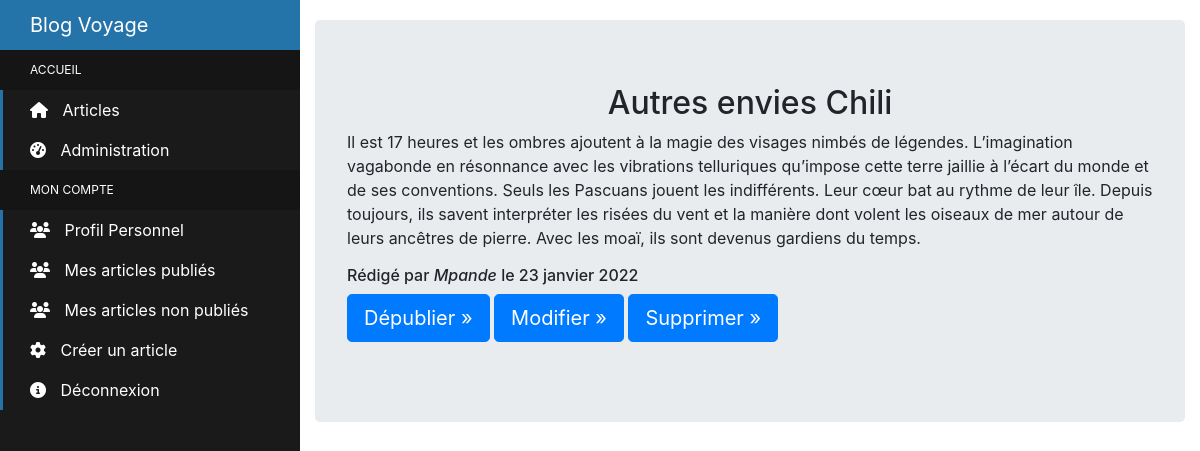
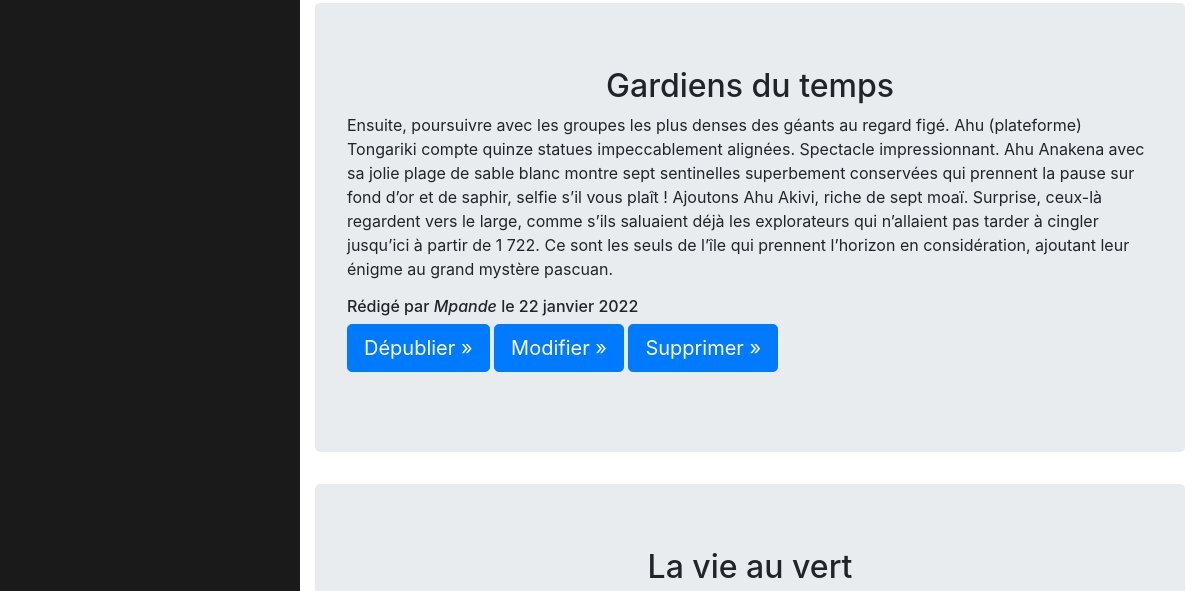
/blog/published/ (signed in, upper part), run on an earlier commit of the app's database (2 pictures, top to bottom).
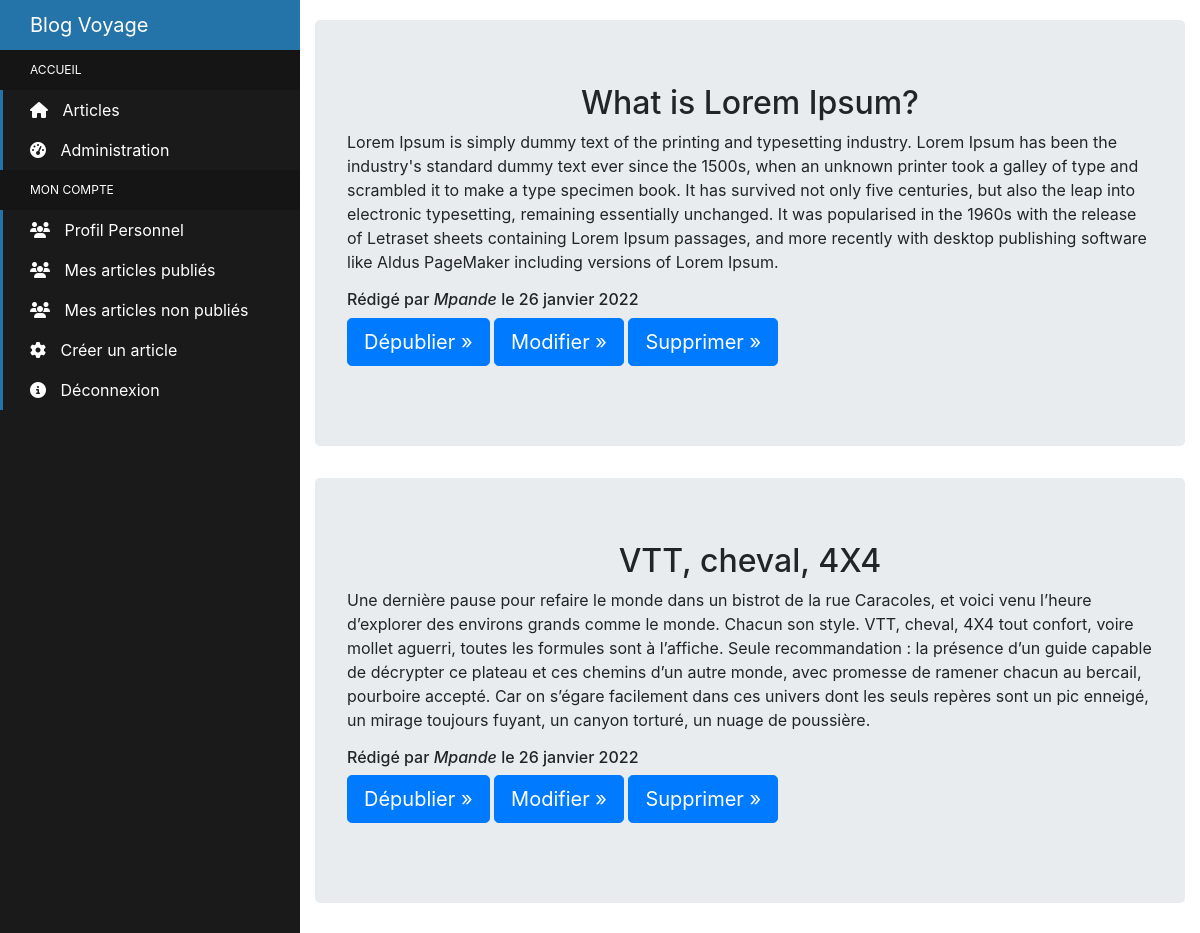
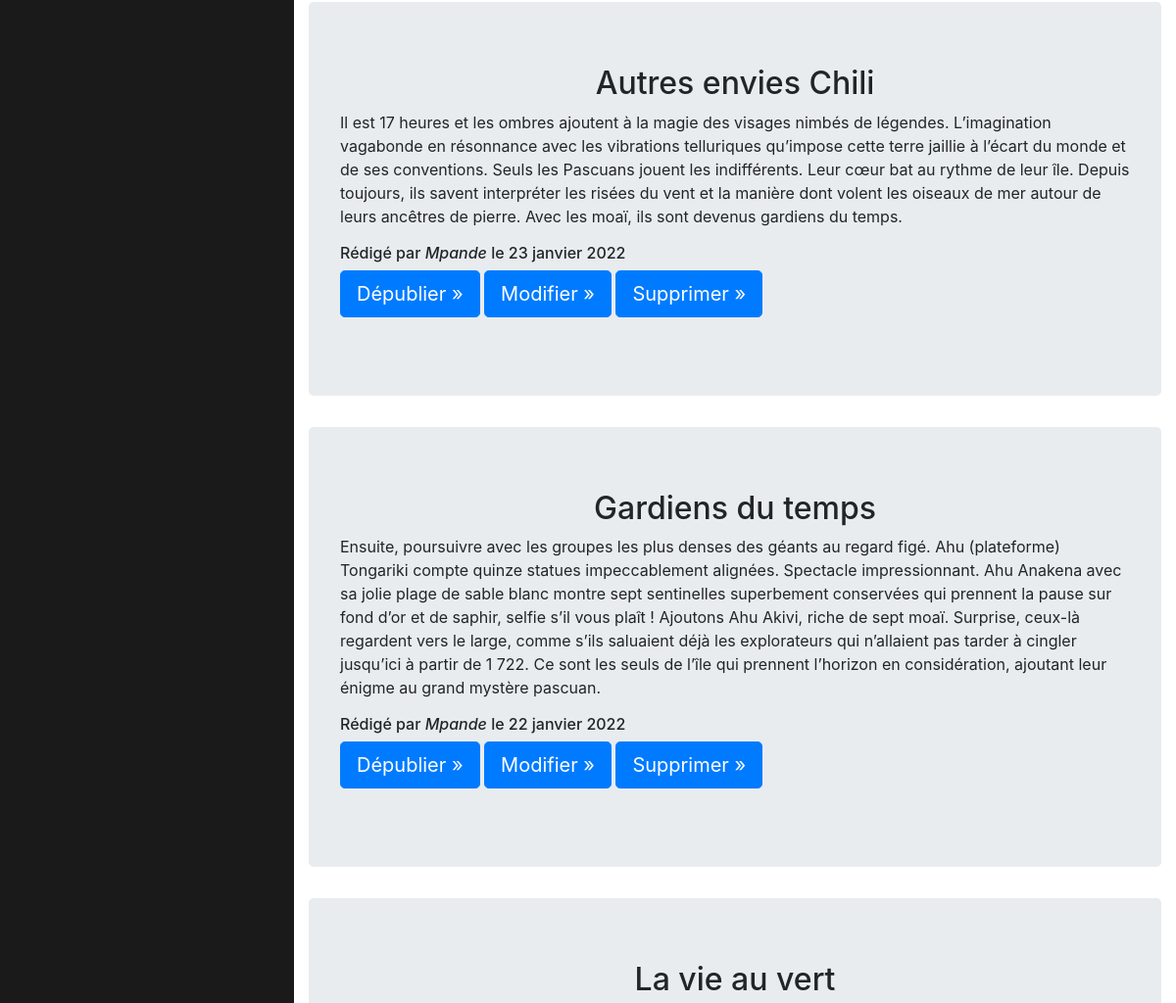
And on a later commit of the database (2 pictures, top to bottom).
### blog/models.py (models this page shows, shortened)
class BlogPost(models.Model):
    title = models.CharField(max_length=255, unique=True, blank=False)
    author = models.ForeignKey(user, on_delete=models.SET_NULL, null=True, blank=True)
    last_updated = models.DateTimeField(auto_now=True)
    created_on = models.DateTimeField(blank=True, null=True)
    published = models.BooleanField(default=False)
    content = models.TextField(blank=True)
    class Meta:
        ordering = ['-created_on']
        verbose_name = 'Article'

### accounts/models.py (models this page shows, shortened)
class MyUser(AbstractBaseUser):
    name = models.CharField(max_length=55, blank=False)
    email = models.EmailField(max_length=255, unique=True)
    is_active = models.BooleanField(default=True)
    is_admin = models.BooleanField(default=False)
    is_staff = models.BooleanField(default=False)
    objects = MyUserManager()
    USERNAME_FIELD = 'email'
    REQUIRED_FIELDS = ['name']
    class Meta:
        verbose_name = 'Utilisateur'

### blog/views.py (the view)
# urls.py: path('published/', login_required(views.Published.as_view()), name='published'),
class Published(ListView):
    model = BlogPost
    context_object_name = 'posts'
    template_name = 'blog/published.html'

### templates/blog/published.html
{% extends 'website/home.html' %}
{% block content %}
    {% for post in posts %}
        {% if post.published and post.author.email == user.email %}
                <div class="container-fluid">
                    <div class="jumbotron">
                        <article>
                            <center>
                                <h2>{{post.title}}</h2>
                            </center>
                            <p>{{post.content|safe}}</p>
                            <h6>Rédigé par <i>{{post.author.name}}</i> le {{post.created_on|date:'j F Y'}}</h6>
                            <p>
                                <a class="btn btn-lg btn-primary" href="{% url 'blog:unpublish' id=post.id %}" role="button">Dépublier  &raquo;</a>
                                <a class="btn btn-lg btn-primary" href="{% url 'blog:blog_edit' pk=post.id %}" role="button">Modifier &raquo;</a>
                                <a class="btn btn-lg btn-primary" href="{% url 'blog:blog_delete' pk=post.id %}" role="button">Supprimer &raquo;</a>
                            </p>
                        </article>
                    </div>
                </div>
        {% endif %}
    {% endfor %}
{% endblock %}

What changed in the data, as far as the page shows it:
added BlogPost: title "What is Lorem Ipsum?", content "Lorem Ipsum is simply dummy text of the printing and typesetting industry. Lorem Ipsum has been the industry's standard dummy text ever since the 1500s, when an unknown printer took a galley of type and scrambled it to make a type specimen book. It has survived not only five centuries, but also the leap into electronic typesetting, remaining essentially unchanged. It was popularised in the 1960s with the release of Letraset sheets containing Lorem Ipsum passages, and more recently with desktop publishing software like Aldus PageMaker including versions of Lorem Ipsum.", author.name "Mpande", created_on "26 janvier 2022"
now on this page (row edited): BlogPost: title "VTT, cheval, 4X4", content "Une dernière pause pour refaire le monde dans un bistrot de la rue Caracoles, et voici venu l’heure d’explorer des environs grands comme le monde. Chacun son style. VTT, cheval, 4X4 tout confort, voire mollet aguerri, toutes les formules sont à l’affiche. Seule recommandation : la présence d’un guide capable de décrypter ce plateau et ces chemins d’un autre monde, avec promesse de ramener chacun au bercail, pourboire accepté. Car on s’égare facilement dans ces univers dont les seuls repères sont un pic enneigé, un mirage toujours fuyant, un canyon torturé, un nuage de poussière.", author.name "Mpande", created_on "26 janvier 2022"
